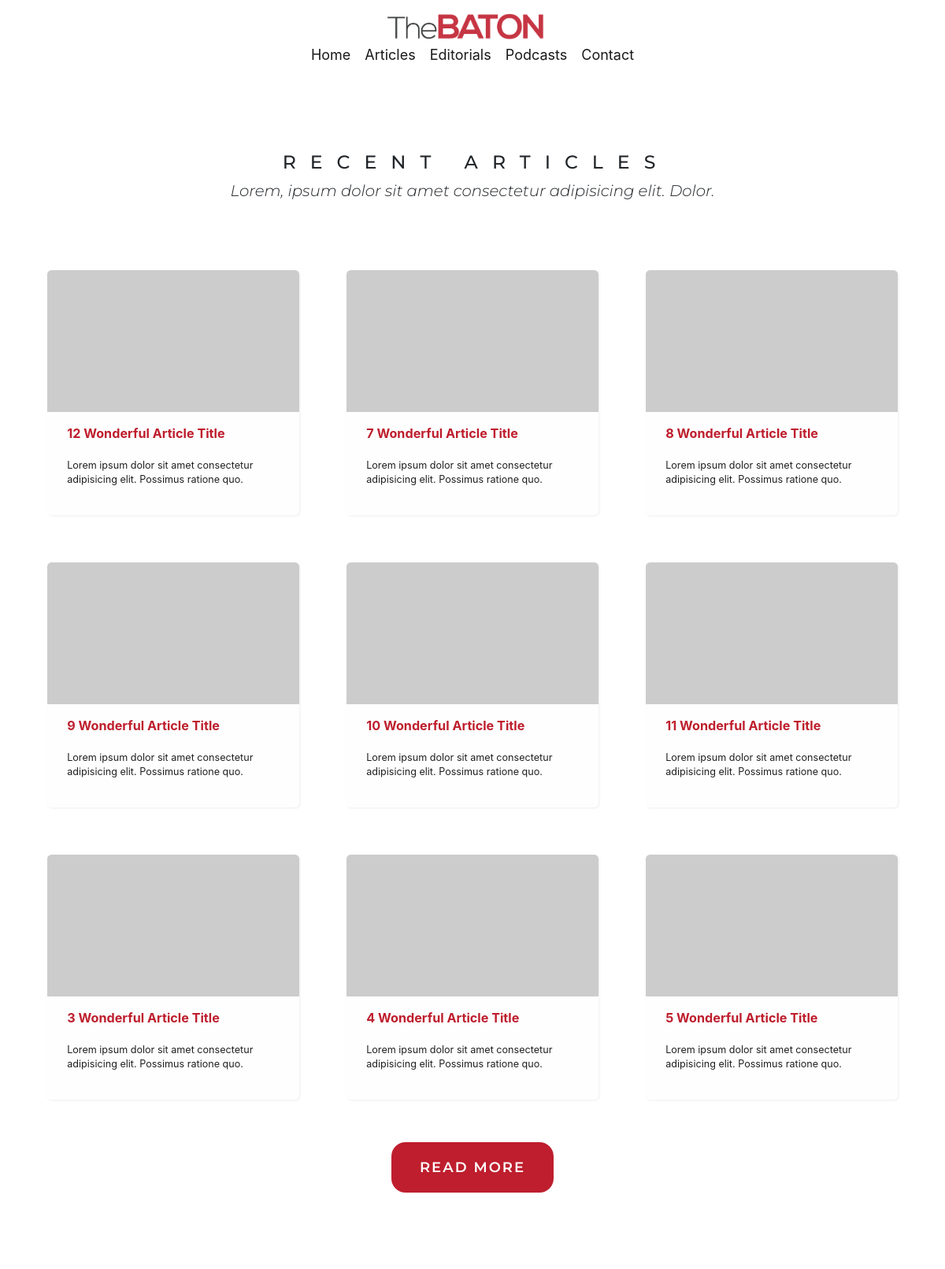
Page /articles (upper part) on the earlier database version.
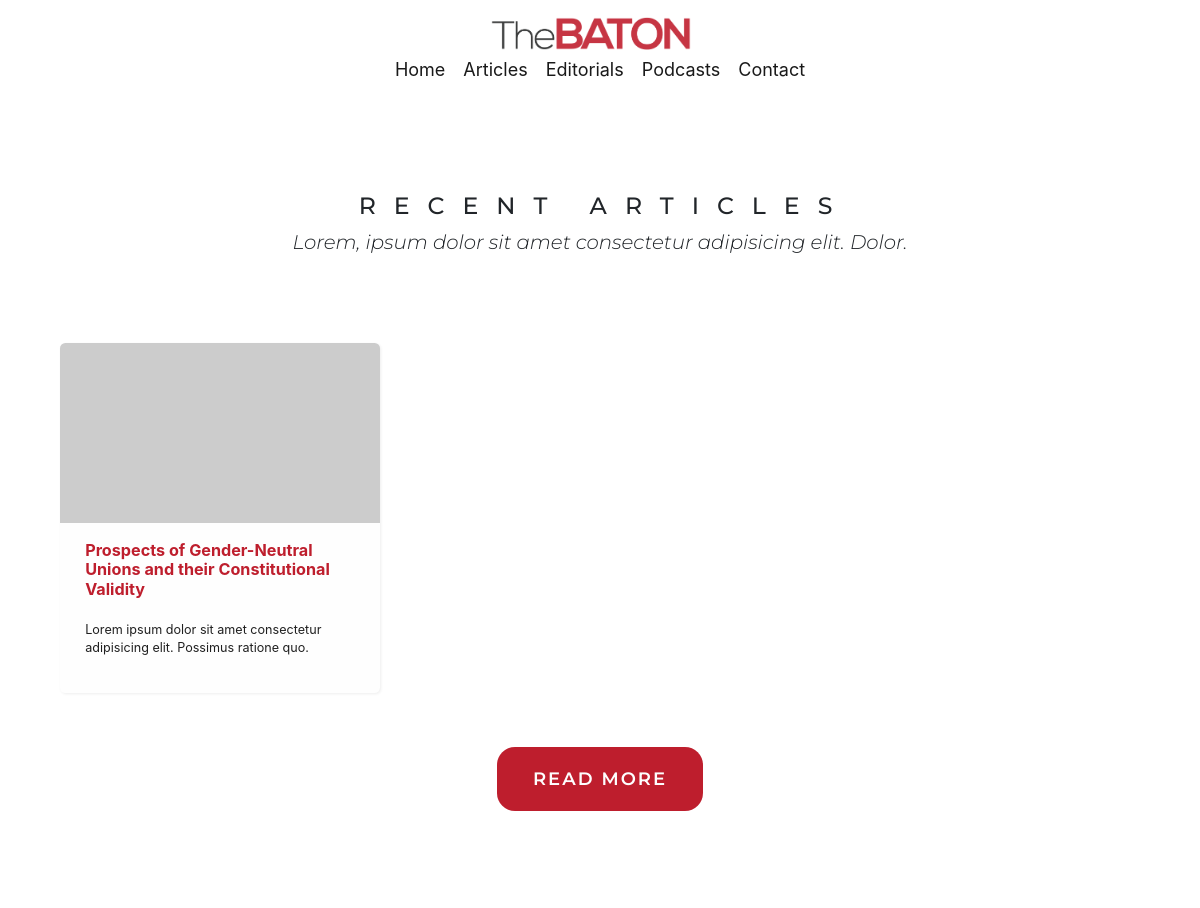
Same page on the later database version.
### src/models/BlogpostModel.py (models this page shows, shortened)
class Blogpost(db.Model):
    id = db.Column(db.Integer, primary_key=True)
    public_id = db.Column(db.String, unique=True, nullable=False)
    cover_image = db.Column(db.String, default='static/images/default_cover.jpg')
    title = db.Column(db.String, nullable=False)
    date_posted = db.Column(db.DateTime, nullable=False, default=datetime.utcnow)
    date_modified = db.Column(db.DateTime, nullable=False, default=datetime.utcnow)
    content = db.Column(db.Text, nullable=False)
    user_id = db.Column(db.Integer, db.ForeignKey('user.id'))

### src/views/UserView.py (the view)
@user_api.route('/articles', methods=['GET'])
def articles():
    articles_all = Blogpost.query.order_by(desc('date_modified'))
    total_articles = Blogpost.query.count()
    page_id = request.args.get('page')
    if not page_id:
        page_id = 1
    try:
        page_id = int(page_id)
        articles = [articles_all[i] for i in range(9*(page_id - 1), 9*page_id)]
    except ValueError:
        articles = [articles_all[i] for i in range(0, 9)]
    except IndexError:
        articles = [articles_all[i] for i in range(9*(page_id - 1), total_articles)]
    return render_template('articles.html', articles=articles)

### src/views/UserView.py (called while the page is built)
@user_api.after_request
def refresh_expiring_jwts(response):
    try:
        exp_timestamp = get_jwt()["exp"]
        now = datetime.now(timezone.utc)
        target_timestamp = datetime.timestamp(now + timedelta(minutes=30))
        if target_timestamp > exp_timestamp:
            access_token = create_access_token(identity=get_jwt_identity())
            set_access_cookies(response, access_token)
        return response
    except (RuntimeError, KeyError):
        return response

@user_api.context_processor
def handle_context():
    return dict(req_args = request.args, int = int, len = len, datetime=datetime, str = str)

### src/templates/articles.html (shortened to what this page needs)
{% extends "base.html" %}
{% block title %}
<link rel="stylesheet" href="static/css/articles.css">
{% endblock %}
{% block content %}
<header class="art">
    <section class="art-text">
        <h1>RECENT ARTICLES</h1>
        <h2>Lorem, ipsum dolor sit amet consectetur adipisicing elit. Dolor.</h2>
    </section>
    <section class="art-grid">
        {% for article in articles %}
        <article class="art-element">
            <a href="/articles/{{ article.public_id }}">
            <img src="https://picsum.photos/400/225" alt="article thumbnail">
            <div class="container">
                <h3>{{ article.title }}</h3>
                <p>Lorem ipsum dolor sit amet consectetur adipisicing elit. Possimus ratione quo.</p>
            </div>
            </a>
        </article>
        {% endfor %}
    </section>
    <section class="art-btn">
        {% set current_page_id = req_args.get('page') %}
        {% if not current_page_id %}
            {% set page_id = 2 %}
        {% else %}
            {% set page_id = int(current_page_id) + 1 %}
        {% endif %}
        <button><a href="/articles?page={{ page_id }}"> READ MORE</a></button>
    </section>
</header>
{% endblock %}

### src/templates/base.html (shortened to what this page needs)
<!DOCTYPE html>
<html lang="en">
<head>
    <link rel="stylesheet" href="https://cdnjs.cloudflare.com/ajax/libs/twitter-bootstrap/4.6.0/css/bootstrap.min.css">
    <link rel="stylesheet" href="https://cdnjs.cloudflare.com/ajax/libs/font-awesome/4.7.0/css/font-awesome.min.css">
    <link rel="stylesheet" href="https://cdnjs.cloudflare.com/ajax/libs/ionicons/2.0.1/css/ionicons.min.css">
    <link rel="stylesheet" href="{{ url_for('static', filename='css/base.css') }}">
    {% block title %}
    {% endblock %}
</head>
<body>
        <nav class="navbar navbar-light navbar-expand-md navigation-clean">
            <div class="container"><a class="navbar-brand" href="{{ url_for('user_api.index') }}"><img src="{{ url_for('static', filename='logo-fav/thebaton_logo_1000x160.png') }}" alt="TheBaton Logo"></a>
                <div class="collapse navbar-collapse" id="navcol-1">
                    <ul class="navbar-nav mx-auto">
                        <li class="nav-item"><a class="nav-link active" href="{{ url_for('user_api.index') }}">Home</a></li>
                        <li class="nav-item"><a class="nav-link active" href="{{ url_for('user_api.articles') }}">Articles</a></li>
                        <li class="nav-item"><a class="nav-link active" href="{{ url_for('user_api.editorials') }}">Editorials</a></li>
                        <li class="nav-item"><a class="nav-link active" href="{{ url_for('user_api.podcasts') }}">Podcasts</a></li>
                        <li class="nav-item"><a class="nav-link active" href="{{ url_for('user_api.contact') }}" >Contact</a></li>
                    </ul>
                </div>
            </div>
        </nav>
    <div class="hero-body">
        <div class="has-text-centered">
            {% block content %}
            {% endblock %}
        </div>
    </div>
</body>
</html>

### src/static/css/base.css (style rules this page uses)
* { margin: 0; padding:0; overflow-x:hidden; }
:root { --clr-background: #f8f8f8; --clr-primary-red: #be1e2d; --clr-primary-text: #202020; --clr-secondary-text: #737373; --clr-light-primary: #fefefe; --clr-light-secondary: #f0f0f0; }
html { font-family: "Montserrat", sans-serif; background-color: var(--clr-background); }
h1,h2,h3,h4,h5 { overflow: hidden; }
nav { padding-inline: 1.5rem; margin-block-end: 0.8rem; }
.nav-link { padding: 0; }
.navbar-brand img { max-width: 200px }
@media (min-width:767px) { .navbar-expand-md>.container, .navbar-expand-md>.container-fluid, .navbar-expand-md>.container-lg, .navbar-expand-md>.container-md, .navbar-expand-md>.container-sm, .navbar-expand-md>.container-xl { -ms-flex-wrap:nowrap; flex-wrap:nowrap; flex-direction: column; } }
@media only screen and (min-width: 768px) { :root { font-size: 18px; } }
@media only screen and (min-width: 768px) { nav { margin-block-end: 0rem } }

### src/static/css/articles.css (style rules this page uses)
.art { display: flex; flex-direction: column; align-items: center; padding-block: clamp(25px,10vw,100px); }
.art-text { display: flex; flex-direction: column; align-items: center; font-family: "Montserrat"; padding-block-end: 2vw; padding-inline: 10vw; text-align: center; }
.art-text h1 { font-size: 1.3125rem; font-weight: 500; letter-spacing: 1rem; text-indent: 0.5rem; }
.art-text h2 { font-size: 1.1rem; font-style: italic; font-weight: 300; line-height: 1.5rem; }
.art-element a { text-decoration: none !important; color: var(--clr-primary-text); }
.art-grid { display: grid; grid-gap: 5vw; padding-block: 3em; padding-inline: 5vw; grid-template-columns: repeat(2,1fr); }
@media (min-width:767px) { .art-grid { grid-template-columns: repeat(3,1fr); } }
.art-element { background-color: var(--clr-light-primary); border-radius: 0.3em; box-shadow: 1px 1px 3px rgba(0,0,0,0.07); transition: all 0.3s ease-in-out; }
.art-element img { width: 100%; }
.art-element .container { padding-inline: clamp(0.2rem,5vw,1.4rem); padding-block: clamp(0.2rem,5vw,1rem); }
.art-element h3 { font-weight: 700; color: var(--clr-primary-red); font-size: 0.9rem; padding-block-end: 0.7rem; }
.art-element p { font-size: 0.7rem; font-weight: 400; line-height: 1rem; }
.art-btn { overflow: hidden; }
.art-btn button { overflow: hidden; border: none; padding-block: 1rem; border-radius: 1em; background-color: var(--clr-primary-red); transition: all 0.3s ease-in-out; }
.art-btn a { overflow: hidden; font-family: "Montserrat"; text-decoration: none; color: var(--clr-light-primary); padding: 2rem; font-size: 1rem; font-weight: 600; letter-spacing: 2px; transition: all 0.2s 0.1s; }

Differences in the rows shown:
removed Blogpost: title "12 Wonderful Article Title"
removed Blogpost: title "7 Wonderful Article Title"
removed Blogpost: title "8 Wonderful Article Title"
removed Blogpost: title "9 Wonderful Article Title"
removed Blogpost: title "10 Wonderful Article Title"
removed Blogpost: title "11 Wonderful Article Title"
removed Blogpost: title "3 Wonderful Article Title"
removed Blogpost: title "4 Wonderful Article Title"
removed Blogpost: title "5 Wonderful Article Title"
now on this page (row edited): Blogpost: title "Prospects of Gender-Neutral Unions and their Constitutional Validity"
